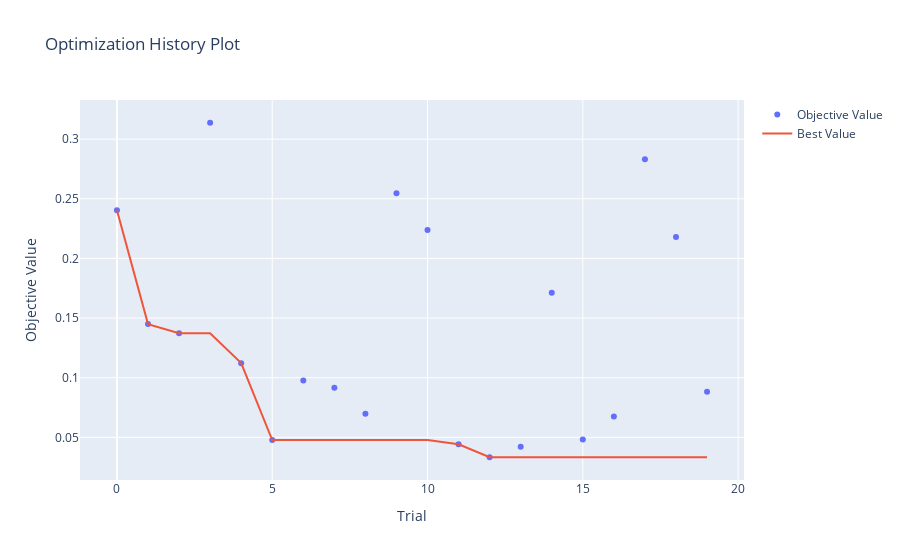

Here is the notebook cell this chart was saved with:
### Code cell
# Create study object and perform optimization
study = optuna.create_study(direction='minimize')
study.optimize(objective, n_trials=20)  

# Best hyperparameters
best_hyperparams = study.best_trial.params
print('Best hyperparameters:', best_hyperparams)

# Plot optimization history
optimization_history = plot_optimization_history(study)
optimization_history.show()

### Figure 1 — Plotly figure (JSON) as saved in the notebook; plotly's stock layout.template omitted (floating-point values rounded to 4 significant figures)
{"data": [{"mode": "markers", "name": "Objective Value", "type": "scatter", "x": [0, 1, 2, 3, 4, 5, 6, 7, 8, 9, 10, 11, 12, 13, 14, 15, 16, 17, 18, 19], "y": [0.2404, 0.1449, 0.1373, 0.3138, 0.1122, 0.0477, 0.09761, 0.09166, 0.06982, 0.2546, 0.2238, 0.04422, 0.03331, 0.04209, 0.1711, 0.04819, 0.06755, 0.2832, 0.218, 0.08817]}, {"mode": "lines", "name": "Best Value", "type": "scatter", "x": [0, 1, 2, 3, 4, 5, 6, 7, 8, 9, 10, 11, 12, 13, 14, 15, 16, 17, 18, 19], "y": [0.2404, 0.1449, 0.1373, 0.1373, 0.1122, 0.0477, 0.0477, 0.0477, 0.0477, 0.0477, 0.0477, 0.04422, 0.03331, 0.03331, 0.03331, 0.03331, 0.03331, 0.03331, 0.03331, 0.03331]}, {"marker": {"color": "#cccccc"}, "mode": "markers", "name": "Infeasible Trial", "showlegend": false, "type": "scatter", "x": [], "y": []}], "layout": {"title": {"text": "Optimization History Plot"}, "xaxis": {"title": {"text": "Trial"}}, "yaxis": {"title": {"text": "Objective Value"}}}}
